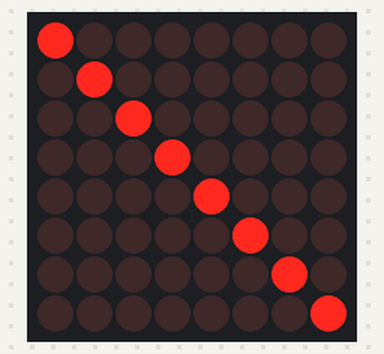
Simulated run of this sketch. Board: Arduino Uno, built with avr-gcc and run on an emulated ATmega328P. On the bench: 8×8 LED matrix.

Above: at 0.1 s.

The sketch:

Eje_3_Matriz_de_Led.ino
```cpp
#include "LedControl.h"
LedControl lc=LedControl(7,5,6,1);
int Columna=0;
int Fila=0;
void setup() {
lc.shutdown(0,false);
lc.setIntensity(0,12);
lc.clearDisplay(0);
}

void loop() {
for(Columna=0;Columna<8;Columna++) {

    lc.setLed(0,Columna,Columna,true);

}
delay(1000);
lc.clearDisplay(0);
delay(1000);
}
```
